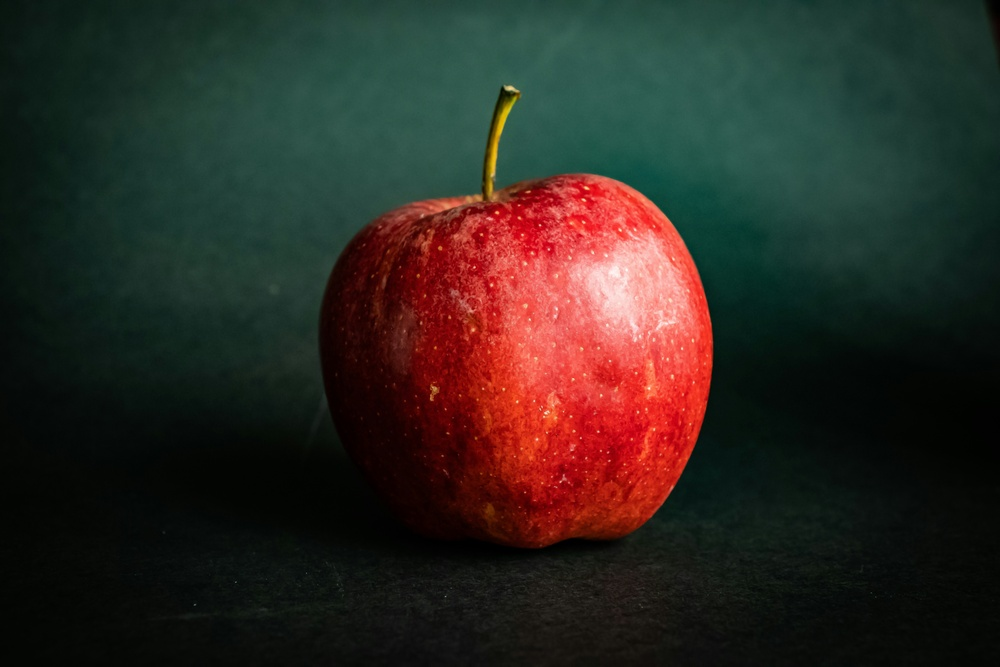
#> input picture Images/apple.jpg, 1000 x 667 px, shrunk from 6000 x 4000 before the run, found by its file name; its folder holds only this picture in this run
$ python IMGsharp.py   (older library calls are emulated)
#> lines starting #> are read from the running program, lines starting #| are printed output that depends on the picture
import cv2
import os

source_directory = "/home/saladbot/eceproject/ECE4300_FinalProject/Images/"
destination_directory = "/home/saladbot/eceproject/ECE4300_FinalProject/Images/sharpIMGDone"

os.makedirs(destination_directory, exist_ok=True)

start_time = cv2.getTickCount()

laplacian_kernel = 3

for filename in os.listdir(source_directory):
    if filename.lower().endswith(('.jpg', '.jpeg', '.png', '.bmp', '.gif')):
        input_image = cv2.imread(os.path.join(source_directory, filename))
#> input_image is the input picture: shape (667, 1000, 3); mean B, G, R 34.2, 40.5, 45.7

        if input_image is not None:
            channels = cv2.split(input_image)
            sharpened_channels = []

            for channel in channels:
                sharp_channel = cv2.Laplacian(channel, cv2.CV_16S, ksize=laplacian_kernel)
                sharp_channel = cv2.convertScaleAbs(sharp_channel)
                sharpened_channels.append(sharp_channel)
#> this loop made 3 passes
#> pass 1, `sharp_channel = cv2.Laplacian(channel, cv2.CV_16S, ksize=laplacian_ker..`:
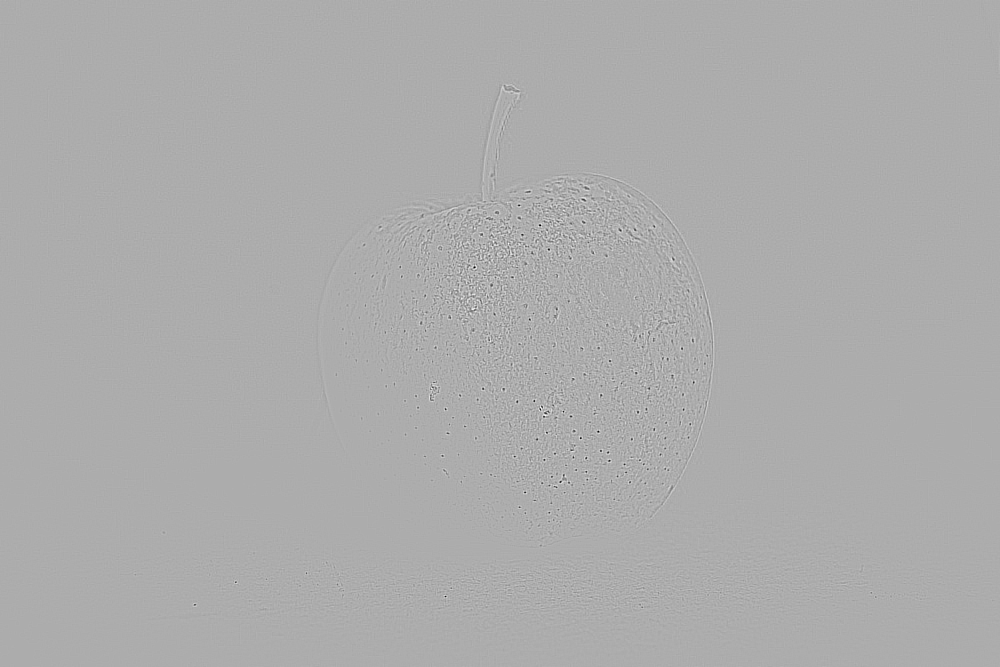
#> sharp_channel: shape (667, 1000) int16; min -860, max 410, mean 0; drawn with min black and max white
#> pass 1, `sharp_channel = cv2.convertScaleAbs(sharp_channel)`:
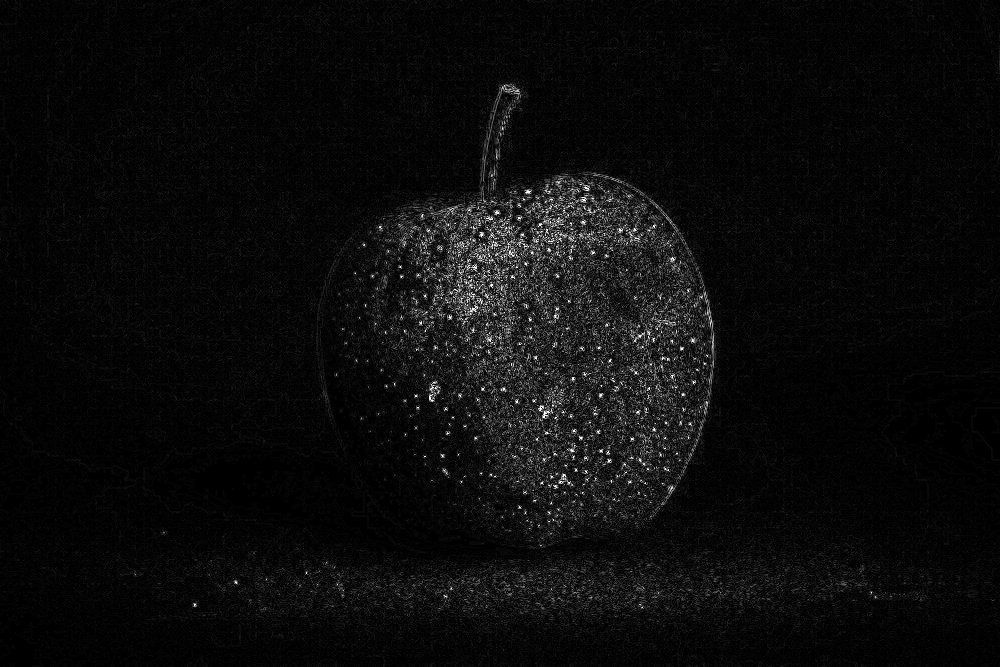
#> sharp_channel: shape (667, 1000); min 0, max 255, mean 11.6
#> after the loop, sharpened_channels = 3 items

            sharpened_image = cv2.merge(sharpened_channels)

            destination_path = os.path.join(destination_directory, filename)
            cv2.imwrite(destination_path, sharpened_image)

            print(f"Image sharpened and saved: {destination_path}")

end_time = cv2.getTickCount()
execution_time = (end_time - start_time) / cv2.getTickFrequency()

print(f"Image sharpening. Sharpened images saved in '{destination_directory}'.")
print(f"Execution Time: {execution_time} seconds")

$ run again, on Images/dog.jpg
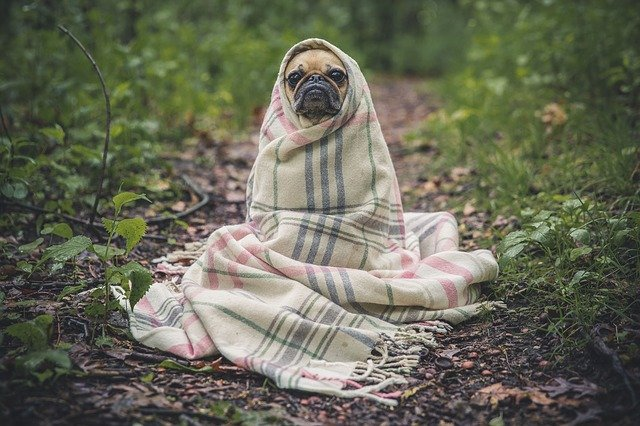
#> input picture Images/dog.jpg, 640 x 426 px, found by its file name
#> input_image is the input picture: shape (426, 640, 3); mean B, G, R 87.7, 105.3, 103.8
#> the loop `for channel in channels:` made 3 passes
#> pass 1, `sharp_channel = cv2.Laplacian(channel, cv2.CV_16S, ksize=laplacian_ker..`:
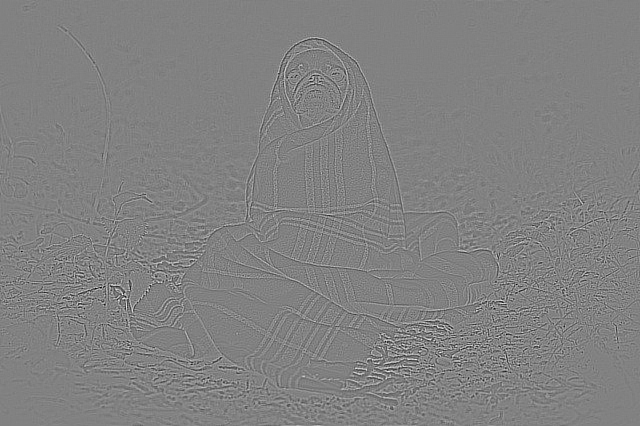
#> sharp_channel: shape (426, 640) int16; min -1114, max 1080, mean 0; drawn with min black and max white
#> pass 1, `sharp_channel = cv2.convertScaleAbs(sharp_channel)`:
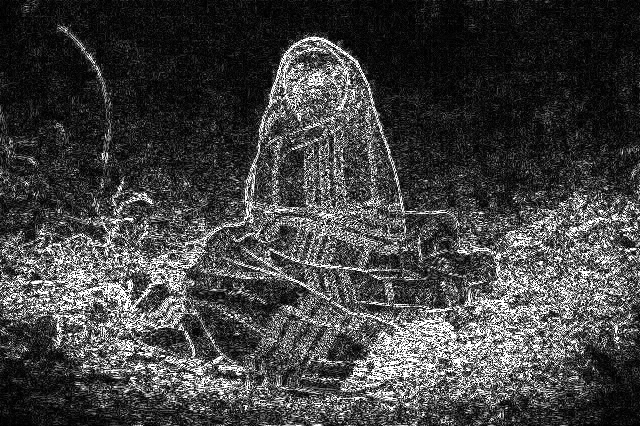
#> sharp_channel: shape (426, 640); min 0, max 255, mean 65.9
#> after the loop `for channel in channels:`: sharpened_channels = 3 items

$ run again, on Images/bird.jpg
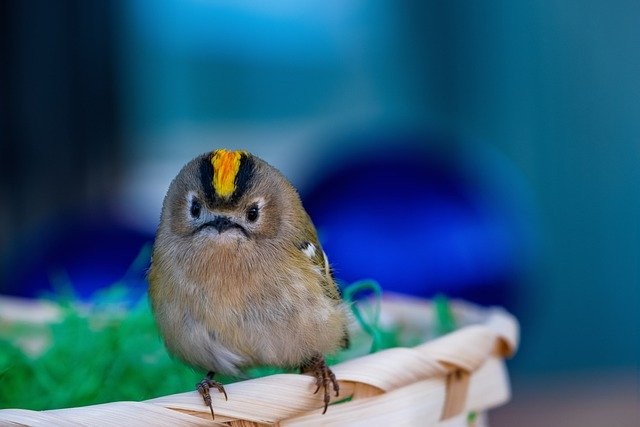
#> input picture Images/bird.jpg, 640 x 427 px, found by its file name
#> input_image is the input picture: shape (427, 640, 3); mean B, G, R 121.8, 93.6, 47.6
#> the loop `for channel in channels:` made 3 passes
#> pass 1, `sharp_channel = cv2.Laplacian(channel, cv2.CV_16S, ksize=laplacian_ker..`:
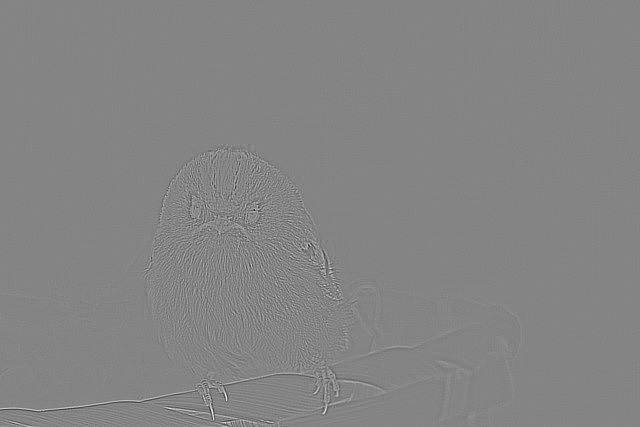
#> sharp_channel: shape (427, 640) int16; min -984, max 908, mean 0; drawn with min black and max white
#> pass 1, `sharp_channel = cv2.convertScaleAbs(sharp_channel)`:
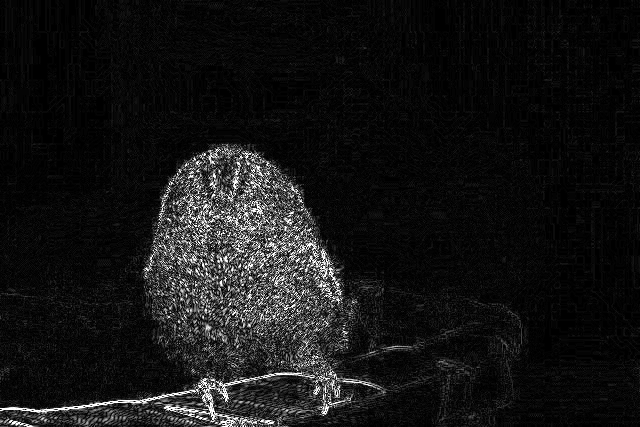
#> sharp_channel: shape (427, 640); min 0, max 255, mean 20.8
#> after the loop `for channel in channels:`: sharpened_channels = 3 items
